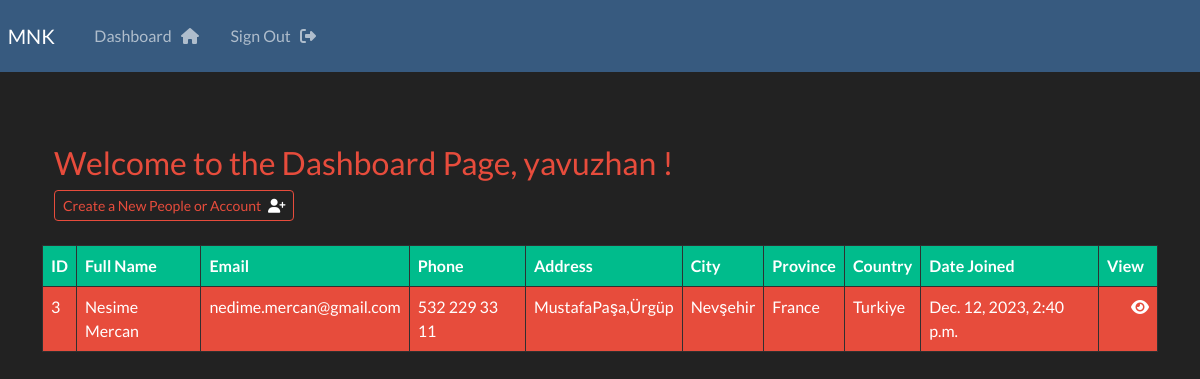
The page /dashboard (signed in) on the database its author committed.
### webApp/models.py (models this page shows, shortened)
class Kayit(models.Model):
    creation_date = models.DateTimeField(auto_now_add=True)
    first_name = models.CharField(max_length=100)
    last_name = models.CharField(max_length=100)
    email = models.CharField(max_length=255)
    phone = models.CharField(max_length=20)
    address = models.CharField(max_length=300)
    city = models.CharField(max_length=255)
    province = models.CharField(max_length=200)
    country = models.CharField(max_length=200)

### webApp/views.py (the view)
# urls.py: path('dashboard',views.dashboard, name='dashboard'),
@login_required(login_url="my-login")
def dashboard(request):
    my_records = Kayit.objects.all()
    context = {"records": my_records}
    return render(request, "webapp/dashboard.html", context=context)

### webApp/templates/webapp/dashboard.html
{% extends "webapp/base.html" %}
{% block content %}
<div class="container mt-5 ">
    <h3 class='text-danger'> Welcome to the Dashboard Page, {{user}} !</h3>
    <a class="btn btn-outline-danger btn-sm" href="{% url 'create-record' %}">
        Create a New People or Account <i class="fa-solid fa-user-plus ms-1" style="color: #ffffff;"></i>
    </a>
</div>
<br>
<table class="table table-danger table-hover table-bordered border-dark">
    <thead class="table-success table-bordered border-dark">
        <tr>
            <th scope="col"> ID </th>
            <th scope="col"> Full Name </th>
            <th scope="col"> Email </th>
            <th scope="col"> Phone </th>
            <th scope="col"> Address </th>
            <th scope="col"> City </th>
            <th scope="col"> Province </th>
            <th scope="col"> Country </th>
            <th scope="col"> Date Joined </th>
            <th scope="col"> View </th>
        </tr>
    </thead>
    <tbody>
        {% if records %}
        {% for record in records %}
        <tr>
            <td> {{record.id}} </td>
            <td> {{record.first_name}} {{record.last_name}} </td>
            <td>{{ record.email}}</td>
            <td>{{ record.phone}}</td>
            <td>{{ record.address}}</td>
            <td>{{ record.city}}</td>
            <td>{{ record.province}}</td>
            <td>{{ record.country}}</td>
            <td>{{ record.creation_date}}</td>
            <td> <a class='text-white' href="{% url 'record' record.id %}"><i class="fa-solid fa-eye ms-4"
                        style="color: #ffffff;"></i></a> </td>
        </tr>
        {% endfor %}
        {% endif %}
    </tbody>
</table>
{% endblock content %}

### webApp/templates/webapp/base.html (shortened to what this page needs)
{% load static %}
<!DOCTYPE html>
<html lang="en">
<head>
    <link rel="stylesheet" href="https://bootswatch.com/5/darkly/bootstrap.min.css">
    <link rel="stylesheet" href="{% static 'css/style.css' %}">
</head>
<body>
    {% include "webapp/navbar.html" %}
    <div class="container">
        <br>
        {% block content %}
        {% endblock content %}
    </div>
</body>
</html>

### webApp/templates/webapp/navbar.html (shortened to what this page needs)
<nav class="navbar navbar-expand-lg navbar-dark bg-primary justify-content-center">
  <a class="navbar-brand main-heading" href="{% url 'home'  %}">
    &nbsp; MNK
  </a>
  <div class="collapse navbar-collapse text-center" id="navbarNavDropdown">
    <ul class="navbar-nav mr-auto">
      {% if user.is_authenticated %}
      <li class="nav-item">
        <a class="nav-link" href="{% url 'dashboard' %}">Dashboard &nbsp; <i class="fa fa-home" aria-hidden="true"></i> </a>
      </li>
      <li class="nav-item">
        <a class="nav-link" href="{% url 'user_logout' %}">Sign Out &nbsp; <i class="fa fa-sign-out" aria-hidden="true"></i> </a>
      </li>
    {% endif %}
  </div>
</nav>

### rows shown on the page
Kayit: id "3", first_name "Nesime", last_name "Mercan", email "nedime.mercan@gmail.com", phone "532 229 33 11", address "MustafaPaşa,Ürgüp", city "Nevşehir", province "France", country "Turkiye", creation_date "Dec. 12, 2023, 2:40 p.m."

### other values the page prints
{{ user }} "yavuzhan"
